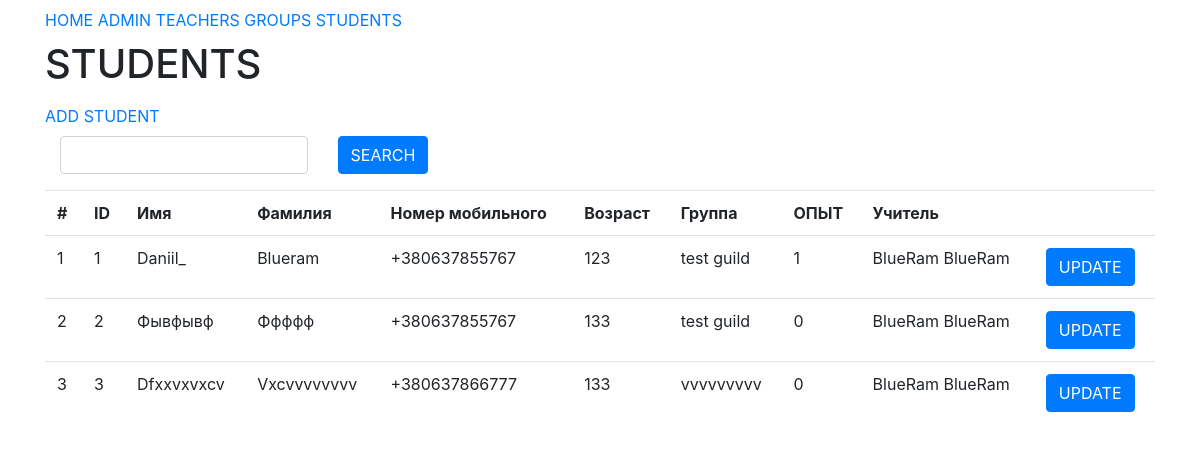
The page /students/ on the database its author committed.
### core/models.py (models this page shows, shortened)
class Student(models.Model):
    EXPERIENCE_TRAINEE = 0
    EXPERIENCE_JUNIOR = 1
    EXPERIENCE_MIDDLE = 2
    EXPERIENCE_SENIOR = 3
    EXPERIENCE_CHOICES = (
        (EXPERIENCE_TRAINEE, 'TRAINEE'),
        (EXPERIENCE_JUNIOR, 'JUNIOR'),
        (EXPERIENCE_MIDDLE, 'MIDDLE'),
        (EXPERIENCE_SENIOR, 'SENIOR')
    )
    firstname = models.CharField(
        max_length=255,
        null=False,
        default="",
        verbose_name="Имя"
    )
    lastname = models.CharField(
        max_length=255,
        null=False,
        default="",
        verbose_name="Фамилия"
    )
    age = models.IntegerField(
        null=False,
        default=1,
        verbose_name="Возраст"
    )
    group = models.ForeignKey(
        Group,
        on_delete=models.SET("Without Group"),
        verbose_name="Группа",
        related_name='students'
    )
    phone = PhoneField(
        blank=True,
        help_text='Contact phone number'
    )
    experience = models.PositiveSmallIntegerField(
        choices=EXPERIENCE_CHOICES,
        default=0
    )
    class Meta:
        verbose_name = "Студент"
        verbose_name_plural = "Студенты"

class Group(models.Model):
    title = models.CharField(
        max_length=255,
        verbose_name="Название"
    )
    teacher = models.ForeignKey(
        get_user_model(),
        on_delete=models.CASCADE,
        verbose_name="Учитель",
        related_name="teacher_groups"
    )
    def __str__(self):
        return self.title
    class Meta:
        verbose_name = "Группа"
        verbose_name_plural = "Группы"

class Teacher(AbstractUser):
    age = models.IntegerField(
        null=False,
        default=1,
        verbose_name="Возраст"
    )
    def __str__(self):
        return f'{self.first_name} {self.last_name}'
    class Meta:
        verbose_name = "Учитель"
        verbose_name_plural = "Учителя"

### core/views.py (the view, shortened to what this page needs)
# urls.py: path('students/', StudentsView.as_view(), name='students'),
class StudentsView(TemplateView):
    template_name = "students.html"
    def get_context_data(self, **kwargs):
        students = Student.objects.all().select_related()
        context = {'students': students
                   }
        return context

### core/templates/students.html (shortened to what this page needs)
{% load bootstrap %}
<html lang="en">
<head>
    <link rel="stylesheet" href="https://cdn.jsdelivr.net/npm/bootstrap@4.5.3/dist/css/bootstrap.min.css">
</head>
<body>
    <div class="container">
    <a class="py-2 d-none d-md-inline-block" href="{% url 'students:home' %}">HOME</a>
    <a class="py-2 d-none d-md-inline-block" href="/admin/">ADMIN</a>
    <a class="py-2 d-none d-md-inline-block" href="{% url 'students:teachers' %}">TEACHERS</a>
    <a class="py-2 d-none d-md-inline-block" href="{% url 'students:groups' %}">GROUPS</a>
    <a class="py-2 d-none d-md-inline-block" href="{% url 'students:students' %}">STUDENTS</a>
    <h1>STUDENTS</h1>
    <a class="py-2 d-none d-md-inline-block" href="{% url 'students:student_create' %}">ADD STUDENT</a>
    <div class="col-md-12">
        <form method="get">
            <div class="row">
                <div class="col-md-3">
                    <input class="form-control" type="search" name="query" value="{{query}}">
                </div>
                <div class="col-md-9">
                    <input type="submit" class="btn btn-primary" value="SEARCH">
                </div>
            </div>
        </form>
    </div>
    <table class="table">
        <tr>
            <th>#</th>
            <th>ID</th>
            <th>Имя</th>
            <th>Фамилия</th>
            <th>Номер мобильного</th>
            <th>Возраст</th>
            <th>Группа</th>
            <th>ОПЫТ</th>
            <th>Учитель</th>
            <th></th>
        </tr>
        {% for student in students %}
            <tr>
                <td>{{forloop.counter}}</td>
                <td>{{student.id}}</td>
                <td>{{student.firstname}}</td>
                <td>{{student.lastname}}</td>
                <td>{{student.phone}}</td>
                <td>{{student.age}}</td>
                <td>{{student.group}}</td>
                <td>{{student.experience}}</td>
                <td>{{student.group.teacher}}</td>
                <td>
                    <a class="btn btn-primary" href="{% url 'students:student_update' student.id %}">UPDATE</a>
                </td>
            </tr>
        {% endfor %}
    </table>
    </div>
</body>
</html>

### rows shown on the page
Student: id "1", firstname "Daniil_", lastname "Blueram", phone "+380637855767", age "123", group "test guild", experience "1", group.teacher "BlueRam BlueRam"
Student: id "2", firstname "Фывфывф", lastname "Ффффф", phone "+380637855767", age "133", group "test guild", experience "0", group.teacher "BlueRam BlueRam"
Student: id "3", firstname "Dfxxvxvxcv", lastname "Vxcvvvvvvvv", phone "+380637866777", age "133", group "vvvvvvvvv", experience "0", group.teacher "BlueRam BlueRam"
